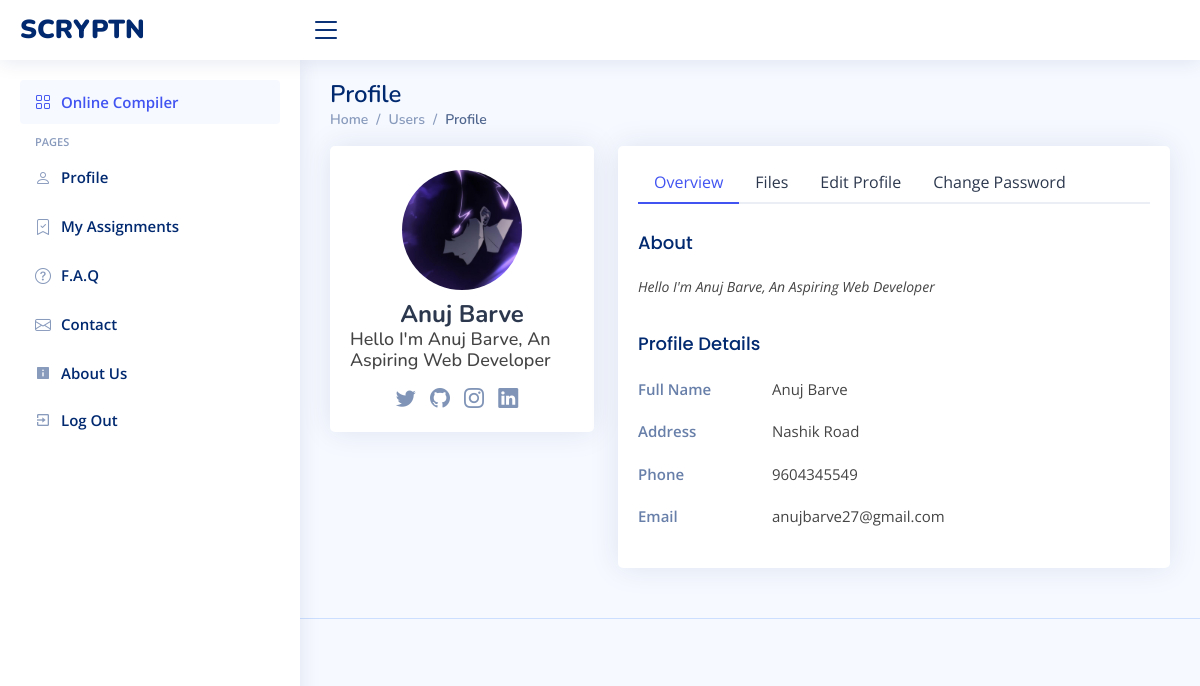
The page /student/users-profile.php (signed in) on the database as committed earlier.
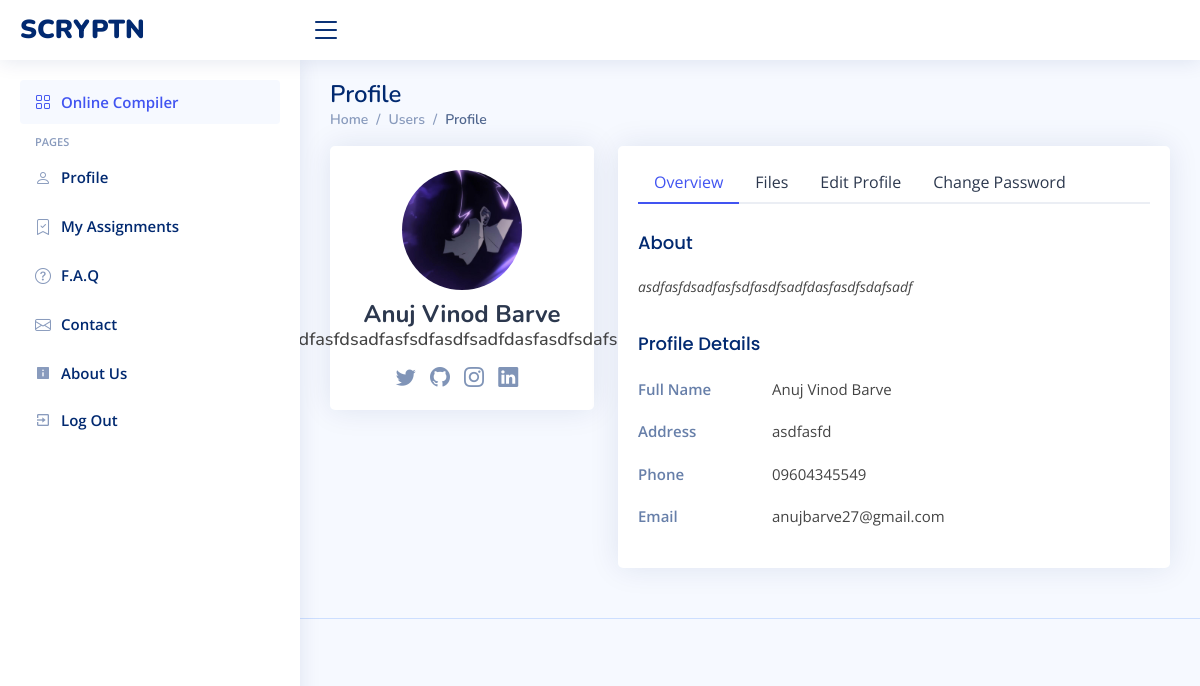
The same page on the database as committed later.
### tables this page shows
CREATE TABLE `users` (
  `userID` int(11) NOT NULL,
  `userName` varchar(128) NOT NULL,
  `userEmail` varchar(128) NOT NULL,
  `userAddr` varchar(255) DEFAULT NULL,
  `userPhone` varchar(255) DEFAULT NULL,
  `userUid` varchar(128) NOT NULL,
  `userPwd` varchar(128) NOT NULL,
  `user_ln` text DEFAULT NULL,
  `user_gh` text DEFAULT NULL,
  `user_in` varchar(255) DEFAULT NULL,
  `user_tw` varchar(255) DEFAULT NULL,
  `user_desc` text DEFAULT NULL,
  `user_photo` varchar(255) DEFAULT NULL,
  `last_login` bigint(20) DEFAULT NULL
);

### student/users-profile.php (the view, shortened to what this page needs)
<!DOCTYPE html>
<html lang="en">
<head>
  <link href="../assets/vendor/bootstrap/css/bootstrap.min.css" rel="stylesheet" />
  <link href="../assets/vendor/bootstrap-icons/bootstrap-icons.css" rel="stylesheet" />
  <link href="../assets/vendor/boxicons/css/boxicons.min.css" rel="stylesheet" />
  <link href="../assets/vendor/quill/quill.snow.css" rel="stylesheet" />
  <link href="../assets/vendor/quill/quill.bubble.css" rel="stylesheet" />
  <link href="../assets/vendor/remixicon/remixicon.css" rel="stylesheet" />
  <link href="../assets/vendor/simple-datatables/style.css" rel="stylesheet" />
  <link href="../assets/css/style.css" rel="stylesheet" />
</head>
<body>
  <?php include './includes/header.php'; ?>
  <?php include './includes/sidenav.php'; ?>
  <main id="main" class="main">
    <div class="pagetitle">
      <h1>Profile</h1>
      <nav>
        <ol class="breadcrumb">
          <li class="breadcrumb-item"><a href="index.html">Home</a></li>
          <li class="breadcrumb-item">Users</li>
          <li class="breadcrumb-item active">Profile</li>
        </ol>
      </nav>
    </div>
    <section class="section profile">
      <?php
      $servername = "localhost";
      $username = "root";
      $password = "";
      $databasename = "scr";
      $conn = new mysqli(
        $servername,
        $username,
        $password,
        $databasename
      );
      $id = $_SESSION["userID"];
      $query = "SELECT * FROM `users` WHERE userID = $id";
      $result = $conn->query($query);
      $data = $result->fetch_assoc();
      ?>
      <div class="row">
        <div class="col-xl-4">
          <div class="card">
            <div class="card-body profile-card pt-4 d-flex flex-column align-items-center">
              <img src="../inc/user-data/profile-photos/<?php if($data["user_photo"]){echo $data["user_photo"];}else{echo "default.jpg";};?>" alt="Profile" class="rounded-circle" />
              <h2><?php echo $data["userName"]; ?></h2>
              <h3><?php echo $data["user_desc"]; ?></h3>
              <div class="social-links mt-2">
                <a href="<?php echo $data["user_tw"]; ?>" class="twitter"><i class="bi bi-twitter"></i></a>
                <a href="<?php echo $data["user_gh"]; ?>" class="github"><i class="bi bi-github"></i></a>
                <a href="<?php echo $data["user_in"]; ?>" class="instagram"><i class="bi bi-instagram"></i></a>
                <a href="<?php echo $data["user_ln"]; ?>" class="linkedin"><i class="bi bi-linkedin"></i></a>
              </div>
            </div>
          </div>
        </div>
        <div class="col-xl-8">
          <div class="card">
            <div class="card-body pt-3">
              <ul class="nav nav-tabs nav-tabs-bordered">
                <li class="nav-item">
                  <button class="nav-link active" data-bs-toggle="tab" data-bs-target="#profile-overview">
                    Overview
                  </button>
                </li>
                <li class="nav-item">
                  <button class="nav-link" data-bs-toggle="tab" data-bs-target="#user-files">
                    Files
                  </button>
                </li>
                <li class="nav-item">
                  <button class="nav-link" data-bs-toggle="tab" data-bs-target="#profile-edit">
                    Edit Profile
                  </button>
                </li>
                <li class="nav-item">
                  <button class="nav-link" data-bs-toggle="tab" data-bs-target="#profile-change-password">
                    Change Password
                  </button>
                </li>
              </ul>
              <div class="tab-content pt-2">
                <div class="tab-pane fade show active profile-overview" id="profile-overview">
                  <h5 class="card-title">About</h5>
                  <p class="small fst-italic">
                    <?php echo $data["user_desc"];?>
                  </p>
                  <h5 class="card-title">Profile Details</h5>
                  <div class="row">
                    <div class="col-lg-3 col-md-4 label">Full Name</div>
                    <div class="col-lg-9 col-md-8"><?php echo $data["userName"];?></div>
                  </div>
                  <div class="row">
                    <div class="col-lg-3 col-md-4 label">Address</div>
                    <div class="col-lg-9 col-md-8">
                    <?php echo $data["userAddr"];?>
                    </div>
                  </div>
                  <div class="row">
                    <div class="col-lg-3 col-md-4 label">Phone</div>
                    <div class="col-lg-9 col-md-8"><?php echo $data["userPhone"];?></div>
                  </div>
                  <div class="row">
                    <div class="col-lg-3 col-md-4 label">Email</div>
                    <div class="col-lg-9 col-md-8">
                    <?php echo $data["userEmail"];?>
                    </div>
                  </div>
                </div>
              </div>
            </div>
          </div>
        </div>
      </div>
    </section>
  </main>
  <footer id="footer" class="footer">
  </footer>
</body>
</html>

Rows that differ between the two databases and show on the page:
changed users "anujbarve27@gmail.com": userName "Anuj Barve" → "Anuj Vinod Barve"; user_desc "Hello I'm Anuj Barve, An Aspiring Web Developer" → "asdfasfdsadfasfsdfasdfsadfdasfasdfsdafsadf"; userAddr "Nashik Road" → "asdfasfd"; userPhone "9604345549" → "09604345549"
